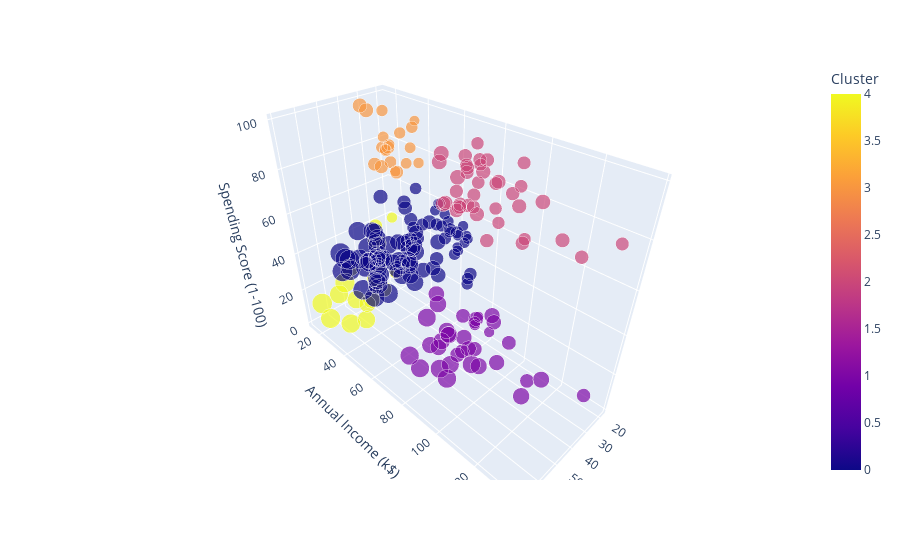

This figure's notebook cell:
### Markdown cell above
## 5.4 DBSCAN

### Code cell
dbs = DBSCAN(eps = 9, min_samples = 5)
identified_customers = dbs.fit_predict(customer_clsuter_df)
data_with_customers = customer_df.copy()
data_with_customers['Cluster'] = identified_customers

fig = px.scatter_3d(data_with_clusters, 
                    x = 'Age', 
                    y = 'Annual Income (k$)',
                    z = 'Spending Score (1-100)', 
                    color = 'Cluster',
                    size = 'Age')
iplot(fig)

### Figure 1 — Plotly figure (JSON) as saved in the notebook; plotly's stock layout.template omitted (floating-point values rounded to 4 significant figures; data arrays with more than 128 entries replaced by an {"elided": "..."} marker saying what was removed)
{"data": [{"hovertemplate": "Age=%{marker.size}<br>Annual Income (k$)=%{y}<br>Spending Score (1-100)=%{z}<br>Cluster=%{marker.color}<extra></extra>", "legendgroup": "", "marker": {"color": {"elided": "200 int values"}, "coloraxis": "coloraxis", "size": {"elided": "200 int values"}, "sizemode": "area", "sizeref": 0.175, "symbol": "circle"}, "mode": "markers", "name": "", "scene": "scene", "showlegend": false, "type": "scatter3d", "x": {"elided": "200 int values"}, "y": {"elided": "200 int values"}, "z": {"elided": "200 int values"}}], "layout": {"coloraxis": {"colorbar": {"title": {"text": "Cluster"}}, "colorscale": [[0, "#0d0887"], [0.1111, "#46039f"], [0.2222, "#7201a8"], [0.3333, "#9c179e"], [0.4444, "#bd3786"], [0.5556, "#d8576b"], [0.6667, "#ed7953"], [0.7778, "#fb9f3a"], [0.8889, "#fdca26"], [1, "#f0f921"]]}, "legend": {"itemsizing": "constant", "tracegroupgap": 0}, "margin": {"t": 60}, "scene": {"domain": {"x": [0, 1], "y": [0, 1]}, "xaxis": {"title": {"text": "Age"}}, "yaxis": {"title": {"text": "Annual Income (k$)"}}, "zaxis": {"title": {"text": "Spending Score (1-100)"}}}}}
